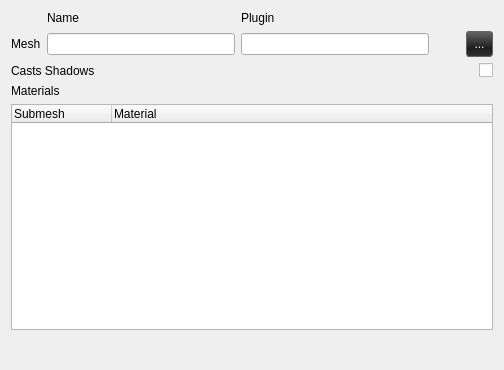
<?xml version="1.0" encoding="UTF-8"?>
<ui version="4.0">
 <class>render_comp_widget</class>
 <widget class="QWidget" name="render_comp_widget">
  <property name="geometry">
   <rect>
    <x>0</x>
    <y>0</y>
    <width>504</width>
    <height>370</height>
   </rect>
  </property>
  <property name="windowTitle">
   <string>Form</string>
  </property>
  <layout class="QVBoxLayout" name="verticalLayout">
   <item>
    <layout class="QGridLayout" name="gridLayout">
     <item row="1" column="2">
      <widget class="QLineEdit" name="le_mesh_plugin">
       <property name="readOnly">
        <bool>true</bool>
       </property>
      </widget>
     </item>
     <item row="1" column="0">
      <widget class="QLabel" name="label">
       <property name="text">
        <string>Mesh</string>
       </property>
      </widget>
     </item>
     <item row="0" column="1">
      <widget class="QLabel" name="label_4">
       <property name="maximumSize">
        <size>
         <width>16777215</width>
         <height>17</height>
        </size>
       </property>
       <property name="text">
        <string>Name</string>
       </property>
      </widget>
     </item>
     <item row="1" column="1">
      <widget class="QLineEdit" name="le_mesh_name">
       <property name="readOnly">
        <bool>true</bool>
       </property>
      </widget>
     </item>
     <item row="0" column="2">
      <widget class="QLabel" name="label_3">
       <property name="maximumSize">
        <size>
         <width>16777215</width>
         <height>17</height>
        </size>
       </property>
       <property name="text">
        <string>Plugin</string>
       </property>
      </widget>
     </item>
     <item row="1" column="3">
      <widget class="QToolButton" name="tb_clear_mesh">
       <property name="minimumSize">
        <size>
         <width>25</width>
         <height>25</height>
        </size>
       </property>
       <property name="maximumSize">
        <size>
         <width>25</width>
         <height>25</height>
        </size>
       </property>
       <property name="text">
        <string/>
       </property>
       <property name="icon">
        <iconset resource="../toolkit.qrc">
         <normaloff>:/VecTB/icons/toolbars/Delete.png</normaloff>:/VecTB/icons/toolbars/Delete.png</iconset>
       </property>
       <property name="iconSize">
        <size>
         <width>20</width>
         <height>20</height>
        </size>
       </property>
       <property name="autoRaise">
        <bool>true</bool>
       </property>
      </widget>
     </item>
     <item row="1" column="4">
      <widget class="QPushButton" name="btn_mesh">
       <property name="styleSheet">
        <string notr="true">QPushButton {
background-color: qlineargradient(spread:reflect, x1:0, y1:0.051, x2:0, y2:1, stop:0 rgba(97, 97, 97, 255), stop:0.642045 rgba(30, 30, 30, 255), stop:1 rgba(48, 48, 48, 255));
border-radius: 3px;
border: 1px solid rgb(100,100,100);
padding: 5px;
color: white;
min-width: 15px;
}

QPushButton:disabled {
background-color: rgb(100,100,100);
color: rgb(200,200,200);
border: 1px solid rgb(100,100,100);
min-width: 15px;
}

QPushButton:hover {
background-color: qlineargradient(spread:reflect, x1:0, y1:0.051, x2:0, y2:1, stop:0 rgba(236, 100, 0, 255), stop:0.625 rgba(255, 118, 18, 255), stop:1 rgba(196, 66, 0, 255));
}

QPushButton:pressed {
background-color: qlineargradient(spread:reflect, x1:0, y1:0.051, x2:0, y2:1, stop:0 rgba(209, 88, 0, 255), stop:0.625 rgba(118, 55, 8, 255), stop:1 rgba(176, 59, 0, 255));
border: 1px solid rgb(30,30,30);
}
</string>
       </property>
       <property name="text">
        <string>...</string>
       </property>
      </widget>
     </item>
    </layout>
   </item>
   <item>
    <layout class="QFormLayout" name="formLayout">
     <item row="0" column="0">
      <widget class="QLabel" name="label_2">
       <property name="text">
        <string>Casts Shadows</string>
       </property>
      </widget>
     </item>
     <item row="0" column="1">
      <widget class="QCheckBox" name="cb_cast_shadows">
       <property name="layoutDirection">
        <enum>Qt::RightToLeft</enum>
       </property>
       <property name="text">
        <string/>
       </property>
      </widget>
     </item>
    </layout>
   </item>
   <item>
    <layout class="QGridLayout" name="gridLayout_2">
     <item row="3" column="0">
      <layout class="QHBoxLayout" name="horizontalLayout">
       <item>
        <spacer name="horizontalSpacer">
         <property name="orientation">
          <enum>Qt::Horizontal</enum>
         </property>
         <property name="sizeHint" stdset="0">
          <size>
           <width>40</width>
           <height>20</height>
          </size>
         </property>
        </spacer>
       </item>
       <item>
        <widget class="QToolButton" name="tb_del_mat">
         <property name="text">
          <string/>
         </property>
         <property name="icon">
          <iconset resource="../toolkit.qrc">
           <normaloff>:/VecTB/icons/toolbars/Delete.png</normaloff>:/VecTB/icons/toolbars/Delete.png</iconset>
         </property>
         <property name="autoRaise">
          <bool>true</bool>
         </property>
        </widget>
       </item>
       <item>
        <widget class="QToolButton" name="tb_edit_mat">
         <property name="text">
          <string/>
         </property>
         <property name="icon">
          <iconset resource="../toolkit.qrc">
           <normaloff>:/VecTB/icons/toolbars/Edit.png</normaloff>:/VecTB/icons/toolbars/Edit.png</iconset>
         </property>
         <property name="popupMode">
          <enum>QToolButton::InstantPopup</enum>
         </property>
         <property name="autoRaise">
          <bool>true</bool>
         </property>
        </widget>
       </item>
       <item>
        <widget class="QToolButton" name="tb_add_mat">
         <property name="text">
          <string/>
         </property>
         <property name="icon">
          <iconset resource="../toolkit.qrc">
           <normaloff>:/VecTB/icons/toolbars/New_Map.png</normaloff>:/VecTB/icons/toolbars/New_Map.png</iconset>
         </property>
         <property name="autoRaise">
          <bool>true</bool>
         </property>
        </widget>
       </item>
      </layout>
     </item>
     <item row="2" column="0">
      <widget class="QTreeWidget" name="tree_mats">
       <column>
        <property name="text">
         <string>Submesh</string>
        </property>
       </column>
       <column>
        <property name="text">
         <string>Material</string>
        </property>
       </column>
      </widget>
     </item>
     <item row="1" column="0">
      <widget class="QLabel" name="label_5">
       <property name="text">
        <string>Materials</string>
       </property>
      </widget>
     </item>
    </layout>
   </item>
  </layout>
 </widget>
 <resources>
  <include location="../toolkit.qrc"/>
 </resources>
 <connections/>
</ui>
